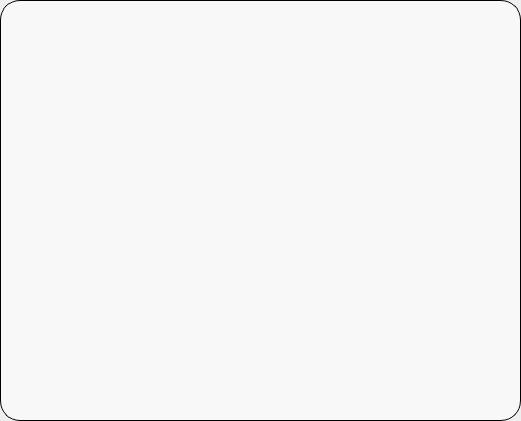
<?xml version="1.0" encoding="UTF-8"?>
<ui version="4.0">
 <class>Widget_Chat</class>
 <widget class="QWidget" name="Widget_Chat">
  <property name="geometry">
   <rect>
    <x>0</x>
    <y>0</y>
    <width>521</width>
    <height>421</height>
   </rect>
  </property>
  <property name="windowTitle">
   <string>Form</string>
  </property>
  <property name="styleSheet">
   <string notr="true"/>
  </property>
  <widget class="QWidget" name="Widget" native="true">
   <property name="geometry">
    <rect>
     <x>0</x>
     <y>0</y>
     <width>521</width>
     <height>421</height>
    </rect>
   </property>
   <property name="styleSheet">
    <string notr="true">QWidget#Widget{
	border: 1px solid black;
	border-radius: 20px;
	background-color: rgba( 250, 250, 250, 200 );
}</string>
   </property>
   <widget class="QScrollArea" name="Chat_sa">
    <property name="geometry">
     <rect>
      <x>0</x>
      <y>15</y>
      <width>521</width>
      <height>391</height>
     </rect>
    </property>
    <property name="minimumSize">
     <size>
      <width>521</width>
      <height>391</height>
     </size>
    </property>
    <property name="maximumSize">
     <size>
      <width>521</width>
      <height>391</height>
     </size>
    </property>
    <property name="styleSheet">
     <string notr="true">QScrollArea{
	border: none;
	background-color: transparent;
}</string>
    </property>
    <property name="verticalScrollBarPolicy">
     <enum>Qt::ScrollBarAlwaysOff</enum>
    </property>
    <property name="horizontalScrollBarPolicy">
     <enum>Qt::ScrollBarAlwaysOff</enum>
    </property>
    <property name="widgetResizable">
     <bool>true</bool>
    </property>
    <widget class="QWidget" name="Chat_sawc">
     <property name="geometry">
      <rect>
       <x>0</x>
       <y>0</y>
       <width>521</width>
       <height>391</height>
      </rect>
     </property>
     <property name="styleSheet">
      <string notr="true">.QWidget{
	border: none;
	background-color: transparent;
}

QLabel{
	font: 20pt;
	border: 1px solid black;
}

QPushButton{
	border: 1px solid black;
	border-radius: 30px;
}</string>
     </property>
    </widget>
   </widget>
  </widget>
 </widget>
 <resources/>
 <connections/>
</ui>
